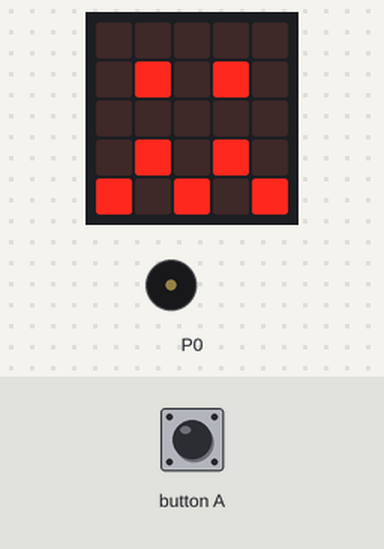
Simulated run of this program. Board: BBC micro:bit (MakeCode). Shown: the board's 5×5 LED display, buzzer (waves = sounding). The test bench sets the inputs (shaded band).

Above: at 1.8 s.
1.9 s: button A pressed for 0.15 s
At 2.6 s:
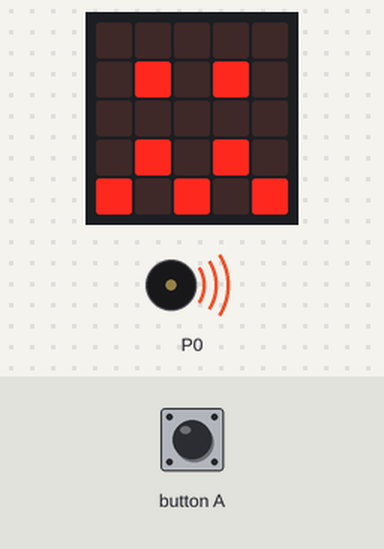
Timing chart, 0 to 4.9 s (numbered marks = the images above; inputs shaded):
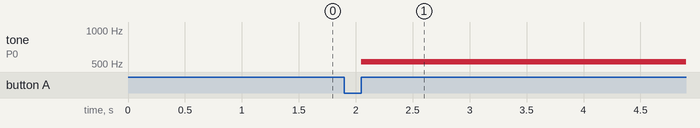

Measured:
- after the input at 1.9 s, tone on P0: silent → 523 Hz after 0.15 s

The program:

main.ts
```typescript
input.onButtonPressed(Button.A, function () {
    music.ringTone(523)
    music.ringTone(523)
    music.ringTone(587)
    music.ringTone(659)
    music.ringTone(659)
    music.ringTone(587)
    music.ringTone(523)
})
basic.showIcon(IconNames.Confused)
basic.forever(function () {

})
```

test.ts
```typescript
// aquí va el archivo "tests"; esto no se compilará cuando este paquete se utilice como una extensión.
```
